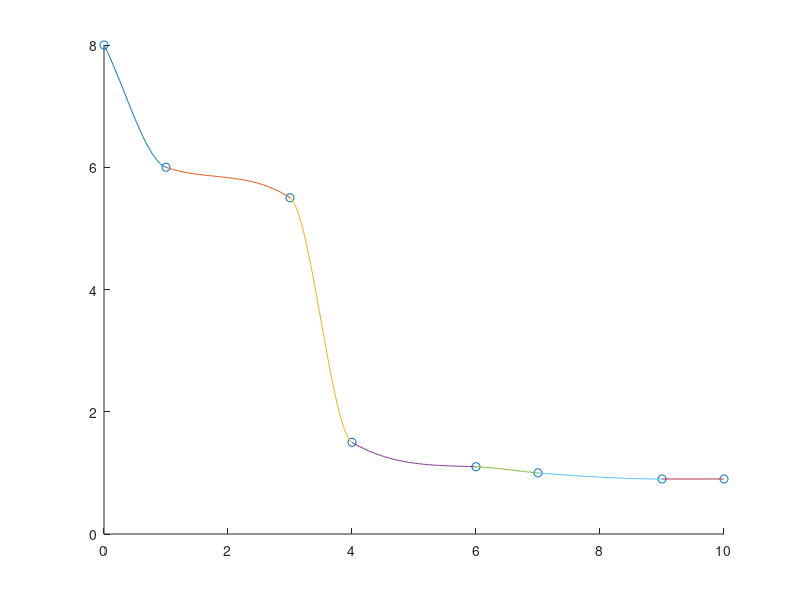

This figure's MATLAB source:
clear all;clc

t = [0 1 3 4 6 7 9 10];
f = [8 6 5.5 1.5 1.1 1 0.9 0.9];
df = [-2 -0.35 -0.67 -0.6 -0.04 -0.08 0 0];

scatter(t,f,'r*');
hold on;

% Calculate the step
h = [];
for i = 1:length(t)-1
	h = [h t(i+1)-t(i)];
end

for j = 1:length(t)-1
    % Construct the b of a linear equation system Ax=b
    y(1) = f(j+1)-f(j)-df(j)*h(j);
    y(2) = df(j+1)-df(j);
    
    % Construct A for the remained coefficients
    A = [h(j)^2 h(j)^3; 2*h(j) 3*h(j)^2];
    
    % Solve the linear equation system
    w = A\y.';
    
    % Plot the interpolating polynomial on the interval [t_j, t_j+1]
    x = linspace(t(j),t(j+1),100);
    p = f(j) + df(j).*(x-t(j)) + w(1).*(x-t(j)).^2 + w(2).*(x-t(j)).^3;
    plot(x,p);
end

